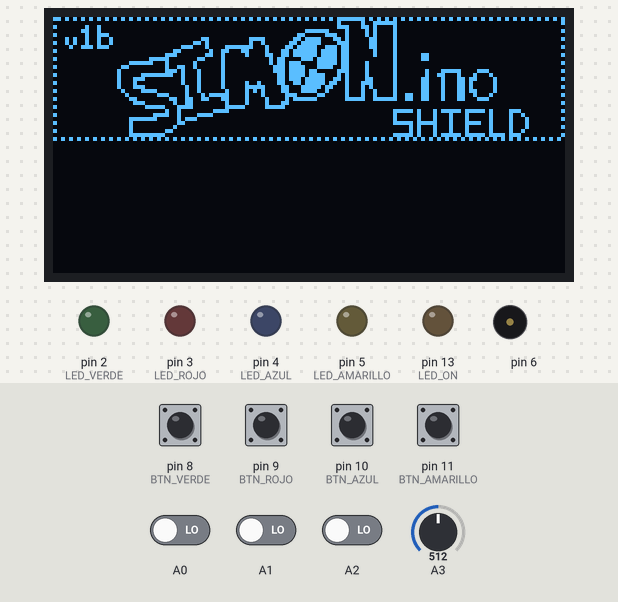
Bench run of a sketch on a simulated Arduino Uno, built with avr-gcc and run on an emulated ATmega328P. On the bench: 128×64 one-colour display, output pins drawn as LEDs (lit = HIGH), buzzer (waves = sounding). Inputs (shaded band) come from the test bench; at power-on: A0–2, pin 8 (BTN_VERDE), pin 9 (BTN_ROJO), pin 10 (BTN_AZUL), pin 11 (BTN_AMARILLO) LOW, A3 = 512. What the sketch prints to the serial monitor is not drawn.

Above: at 7.3 s.
7.4 s: A0 driven HIGH
At 7.8 s:
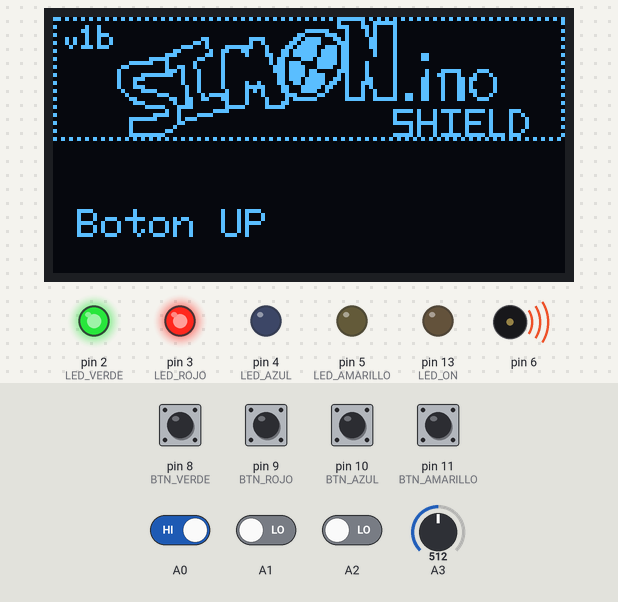
9.7 s: A1 driven HIGH
At 10.3 s:
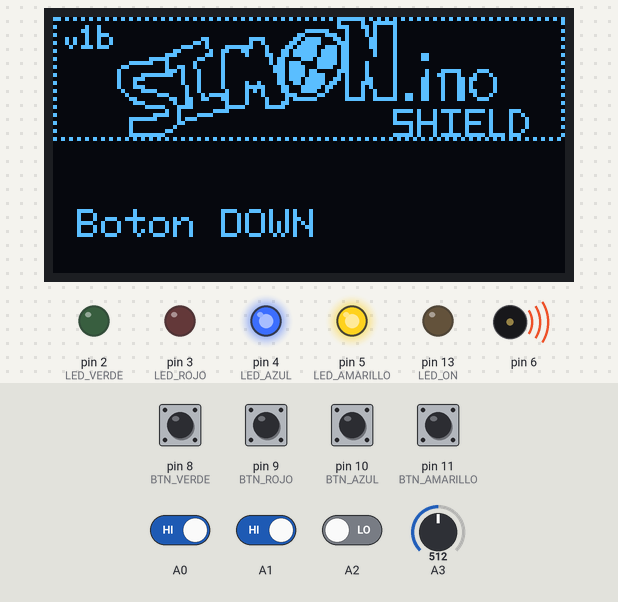
12.3 s: A2 driven HIGH
At 12.8 s:
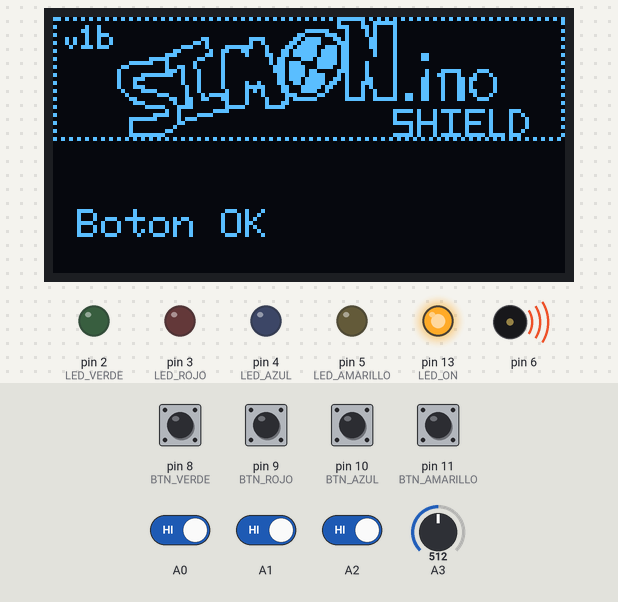
14.8 s: A3 set to 716
At 15.92 s:
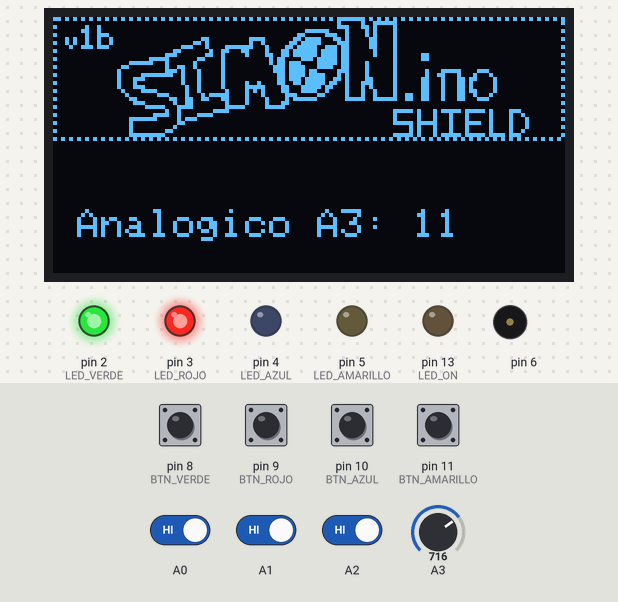
17.8 s: pin 8 (BTN_VERDE) pulled HIGH for 1 s
At 18.8 s:
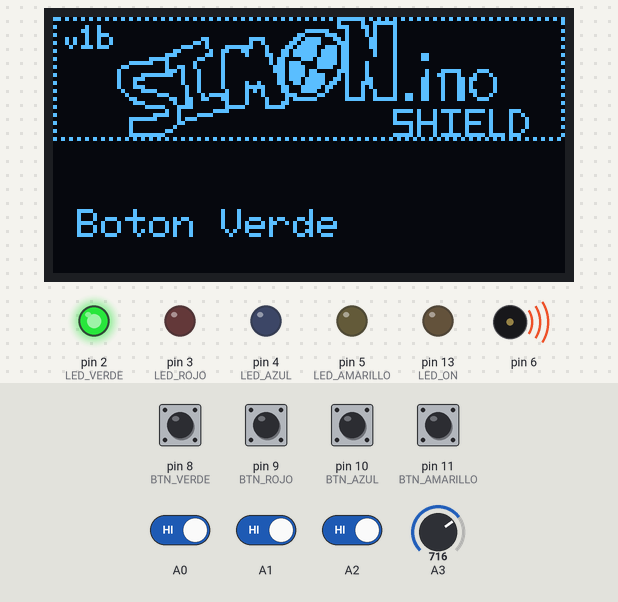
21.3 s: pin 9 (BTN_ROJO) pulled HIGH for 1 s
At 22.2 s:
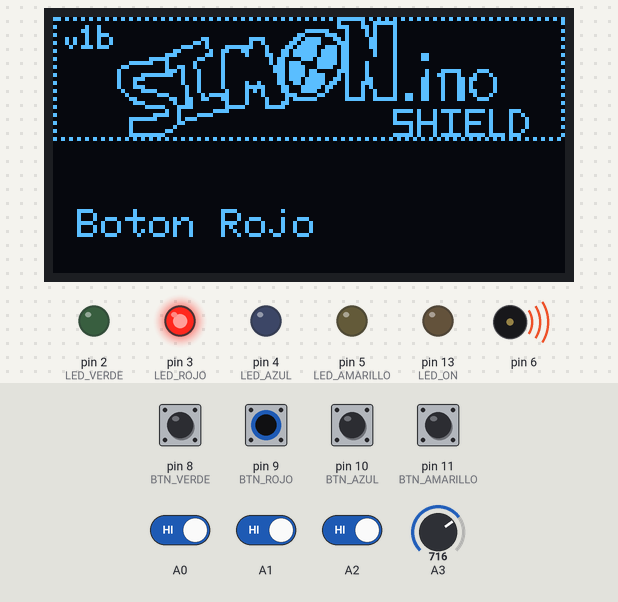
Timing chart, 0 to 25.6 s (numbered marks = the images above; inputs shaded):
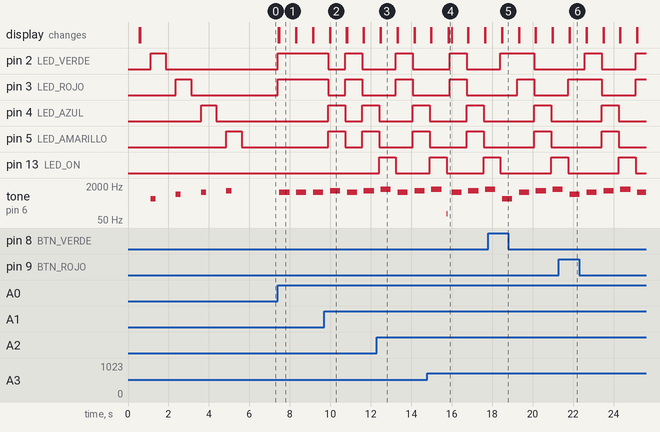

The sketch:

ArduinoBlocks-Test01.ino
```cpp
/*
 * ArduinoBlocks.com
 * Project: SIMON.ino Shield - Test01
 * Author: Carlos Hernández
 * GitHub: https://github.com/carlymx/SIMON.ino-Shield
 * URL: http://www.arduinoblocks.com/web/project/181371
 */

#include <SoftwareSerial.h>

#include <Wire.h>
#include <Adafruit_GFX.h>
#include <Adafruit_SSD1306.h>
#include <TimerFreeTone.h>

int ValorA3;

byte LED_VERDE;
byte LED_ROJO;
byte LED_AZUL;
byte BTN_VERDE;
byte LED_AMARILLO;
byte BTN_ROJO;
byte BUZZER;
byte BTN_AZUL;
byte BTN_AMARILLO;
byte LED_ON;
byte SW_UP;
byte SW_DOWN;
byte SW_OK;

SoftwareSerial bt_serial(0,7);
Adafruit_SSD1306 oled_1(128,64, &Wire,-1);
static const uint8_t PROGMEM oled_data_0[] PROGMEM = {128, 32, 0xD5, 0x55, 0x55, 0x55, 0x55, 0x55, 0x55, 0x55, 0x55, 0xFD, 0x55, 0x55, 0x55, 0x55, 0x55, 0x55, 0x00, 0x00, 0x00, 0x00, 0x00, 0x00, 0x00, 0x00, 0x01, 0x04, 0xFC, 0x00, 0x00, 0x00, 0x00, 0x01, 0x80, 0x90, 0x00, 0x00, 0x00, 0x00, 0x00, 0x00, 0x01, 0xC6, 0x84, 0x00, 0x00, 0x00, 0x00, 0x00, 0x01, 0x90, 0x00, 0x00, 0x00, 0x00, 0x00, 0x01, 0xF8, 0x42, 0x84, 0x00, 0x00, 0x00, 0x00, 0x01, 0x80, 0x9C, 0x00, 0x00, 0x00, 0x00, 0x00, 0x06, 0x0E, 0x42, 0x84, 0x00, 0x00, 0x00, 0x00, 0x00, 0x14, 0x92, 0x00, 0x00, 0x06, 0x00, 0x78, 0x0D, 0xE3, 0x41, 0x84, 0x00, 0x00, 0x00, 0x00, 0x01, 0x94, 0x92, 0x00, 0x00, 0x1A, 0x00, 0x48, 0x1B, 0xE1, 0xC1, 0x84, 0x00, 0x00, 0x00, 0x00, 0x00, 0x09, 0xDC, 0x00, 0x00, 0xE2, 0x1F, 0xC4, 0x37, 0xCE, 0xC1, 0x84, 0x00, 0x00, 0x00, 0x00, 0x01, 0x80, 0x00, 0x00, 0x03, 0x01, 0x31, 0x84, 0x6F, 0xDE, 0xC0, 0x84, 0x00, 0x00, 0x00, 0x00, 0x00, 0x00, 0x00, 0x00, 0x0E, 0x03, 0x20, 0x86, 0x6F, 0xDE, 0xC0, 0x84, 0x0C, 0x00, 0x00, 0x00, 0x01, 0x80, 0x00, 0x00, 0xF8, 0x0C, 0x20, 0x02, 0xC3, 0xBE, 0xC0, 0x04, 0x0C, 0x00, 0x00, 0x00, 0x00, 0x00, 0x00, 0x1F, 0x88, 0x10, 0x20, 0x02, 0xDC, 0x3E, 0xC2, 0x04, 0x00, 0x00, 0x00, 0x00, 0x01, 0x80, 0x00, 0x60, 0x09, 0x90, 0x20, 0x01, 0xDE, 0x3C, 0xC2, 0x04, 0x00, 0x00, 0x00, 0x00, 0x00, 0x00, 0x00, 0x80, 0x0E, 0x88, 0x20, 0x01, 0xDE, 0xC1, 0xC2, 0x04, 0x04, 0x7C, 0x38, 0x00, 0x01, 0x80, 0x00, 0x83, 0xFC, 0x88, 0x20, 0x00, 0xDE, 0xF1, 0x42, 0x04, 0x04, 0xC4, 0x44, 0x00, 0x00, 0x00, 0x00, 0x8E, 0x00, 0x88, 0x20, 0x00, 0xDD, 0xF3, 0x43, 0x04, 0x0C, 0x46, 0xC2, 0x00, 0x01, 0x80, 0x00, 0x88, 0x00, 0x88, 0x20, 0x90, 0xCD, 0xF6, 0x47, 0x04, 0x0C, 0x46, 0x82, 0x00, 0x00, 0x00, 0x00, 0x8E, 0x00, 0x48, 0x20, 0xF8, 0x63, 0xEC, 0x45, 0x04, 0x0C, 0x46, 0x82, 0x00, 0x01, 0x80, 0x00, 0x43, 0xC0, 0x48, 0x10, 0xA8, 0x63, 0xC8, 0x44, 0x84, 0x0C, 0x46, 0xC2, 0x00, 0x00, 0x00, 0x00, 0x20, 0x38, 0x45, 0xF0, 0x88, 0x38, 0x30, 0x44, 0x84, 0xCC, 0x46, 0x44, 0x00, 0x01, 0x80, 0x00, 0x18, 0x06, 0x66, 0x30, 0x84, 0x2F, 0xC0, 0x7C, 0xFC, 0xCC, 0x46, 0x38, 0x00, 0x00, 0x00, 0x00, 0x0E, 0x02, 0x60, 0x10, 0x84, 0x60, 0x00, 0x00, 0x00, 0x00, 0x00, 0x00, 0x00, 0x01, 0x80, 0x00, 0x01, 0xF1, 0xE0, 0x1F, 0x07, 0xC0, 0x00, 0x00, 0x00, 0x00, 0x00, 0x00, 0x00, 0x00, 0x00, 0x00, 0x00, 0x09, 0x00, 0xF0, 0x00, 0x00, 0x00, 0x00, 0x07, 0xD1, 0x7D, 0xF4, 0x38, 0x01, 0x80, 0x00, 0x00, 0x79, 0x0F, 0x00, 0x00, 0x00, 0x00, 0x00, 0x04, 0x11, 0x11, 0x04, 0x24, 0x00, 0x00, 0x00, 0x1F, 0xC1, 0x70, 0x00, 0x00, 0x00, 0x00, 0x00, 0x04, 0x11, 0x11, 0x04, 0x22, 0x01, 0x80, 0x00, 0x10, 0x01, 0x80, 0x00, 0x00, 0x00, 0x00, 0x00, 0x07, 0xDF, 0x11, 0xE4, 0x22, 0x00, 0x00, 0x00, 0x10, 0x02, 0x00, 0x00, 0x00, 0x00, 0x00, 0x00, 0x00, 0x51, 0x11, 0x04, 0x22, 0x01, 0x80, 0x00, 0x10, 0x0C, 0x00, 0x00, 0x00, 0x00, 0x00, 0x00, 0x00, 0x51, 0x11, 0x04, 0x24, 0x00, 0x00, 0x00, 0x1F, 0xF0, 0x00, 0x00, 0x00, 0x00, 0x00, 0x00, 0x07, 0xD1, 0x7D, 0xF7, 0xB8, 0x01, 0xAA, 0xAA, 0xAA, 0xAA, 0xAA, 0xAA, 0xAA, 0xAA, 0xAA, 0xAA, 0xAA, 0xAA, 0xAA, 0xAA, 0xAA, 0xAA, 0x00, 0x00, 0x00, 0x00, 0x00, 0x00, 0x00, 0x00, 0x00, 0x00, 0x00, 0x00, 0x00, 0x00, 0x00, 0x00};

void fnc_dynamic_digitalWrite(int _pin, int _e){
  pinMode(_pin,OUTPUT);
  digitalWrite(_pin,_e);
}

int fnc_dynamic_digitalRead(int _pin){
  pinMode(_pin,INPUT);
  return digitalRead(_pin);
}

void setup()
{

delay(500);

  Serial.begin(9600);

bt_serial.begin(9600);

  oled_1.begin(SSD1306_SWITCHCAPVCC,0x3C);

pinMode(A3, INPUT);
pinMode(6, OUTPUT);
pinMode(A0, INPUT);
pinMode(A1, INPUT);
pinMode(A2, INPUT);
    oled_1.clearDisplay(); oled_1.display();
  LED_VERDE = 2;
  LED_ROJO = 3;
  LED_AZUL = 4;
  LED_AMARILLO = 5;
  BUZZER = 6;
  BTN_VERDE = 8;
  BTN_ROJO = 9;
  BTN_AZUL = 10;
  BTN_AMARILLO = 11;
  LED_ON = 13;
  SW_UP = 0;
  SW_DOWN = 1;
  SW_OK = 2;
  ValorA3 = map(analogRead(A3), 0,4064,0,64);
  oled_1.clearDisplay(); oled_1.display();
  oled_1.clearDisplay(); oled_1.drawBitmap(0,0,&oled_data_0[2],oled_data_0[0], oled_data_0[1],WHITE); oled_1.display();
  Serial.println(String("Simon.ino Shield Test-01"));

  delay(500);

    fnc_dynamic_digitalWrite(LED_VERDE, HIGH);
    TimerFreeTone(6,500,250);
    delay(500);
    fnc_dynamic_digitalWrite(LED_VERDE, LOW);
    delay(500);
    fnc_dynamic_digitalWrite(LED_ROJO, HIGH);
    TimerFreeTone(6,800,250);
    delay(500);
    fnc_dynamic_digitalWrite(LED_ROJO, LOW);
    delay(500);
    fnc_dynamic_digitalWrite(LED_AZUL, HIGH);
    TimerFreeTone(6,1000,250);
    delay(500);
    fnc_dynamic_digitalWrite(LED_AZUL, LOW);
    delay(500);
    fnc_dynamic_digitalWrite(LED_AMARILLO, HIGH);
    TimerFreeTone(6,1200,250);
    delay(500);
    fnc_dynamic_digitalWrite(LED_AMARILLO, LOW);
    delay(500);

}


void loop()
{

    if ((map(analogRead(A3), 0,4064,0,64) != ValorA3)) {
      ValorA3 = map(analogRead(A3), 0,4064,0,64);
      TimerFreeTone(6,100,20);
      Serial.println(String("Analogico A3: ")+String(ValorA3));
      oled_1.clearDisplay(); oled_1.display();
      oled_1.clearDisplay(); oled_1.drawBitmap(0,0,&oled_data_0[2],oled_data_0[0], oled_data_0[1],WHITE); oled_1.display();
      oled_1.setTextSize(1); oled_1.setTextColor(WHITE); oled_1.setCursor(6,48); oled_1.print(String("Analogico A3: ")+String(ValorA3)); oled_1.display();
      delay(50);

    }
    if (fnc_dynamic_digitalRead(BTN_VERDE)) {
      fnc_dynamic_digitalWrite(LED_VERDE, HIGH);
      Serial.println(String("Boton Verde"));
      oled_1.clearDisplay(); oled_1.display();
      oled_1.clearDisplay(); oled_1.drawBitmap(0,0,&oled_data_0[2],oled_data_0[0], oled_data_0[1],WHITE); oled_1.display();
      oled_1.setTextSize(1); oled_1.setTextColor(WHITE); oled_1.setCursor(6,48); oled_1.print(String("Boton Verde")); oled_1.display();
      TimerFreeTone(6,500,500);
      delay(250);
      fnc_dynamic_digitalWrite(LED_VERDE, LOW);

    }
    if (fnc_dynamic_digitalRead(BTN_ROJO)) {
      fnc_dynamic_digitalWrite(LED_ROJO, HIGH);
      Serial.println(String("Boton Rojo"));
      oled_1.clearDisplay(); oled_1.display();
      oled_1.clearDisplay(); oled_1.drawBitmap(0,0,&oled_data_0[2],oled_data_0[0], oled_data_0[1],WHITE); oled_1.display();
      oled_1.setTextSize(1); oled_1.setTextColor(WHITE); oled_1.setCursor(6,48); oled_1.print(String("Boton Rojo")); oled_1.display();
      TimerFreeTone(6,800,500);
      delay(250);
      fnc_dynamic_digitalWrite(LED_ROJO, LOW);

    }
    if (fnc_dynamic_digitalRead(BTN_AZUL)) {
      fnc_dynamic_digitalWrite(LED_AZUL, HIGH);
      Serial.println(String("Boton Azul"));
      oled_1.clearDisplay(); oled_1.display();
      oled_1.clearDisplay(); oled_1.drawBitmap(0,0,&oled_data_0[2],oled_data_0[0], oled_data_0[1],WHITE); oled_1.display();
      oled_1.setTextSize(1); oled_1.setTextColor(WHITE); oled_1.setCursor(6,48); oled_1.print(String("Boton Azul")); oled_1.display();
      TimerFreeTone(6,1000,500);
      delay(250);
      fnc_dynamic_digitalWrite(LED_AZUL, LOW);

    }
    if (fnc_dynamic_digitalRead(BTN_AMARILLO)) {
      fnc_dynamic_digitalWrite(LED_AMARILLO, HIGH);
      Serial.println(String("Boton Amarillo"));
      oled_1.clearDisplay(); oled_1.display();
      oled_1.clearDisplay(); oled_1.drawBitmap(0,0,&oled_data_0[2],oled_data_0[0], oled_data_0[1],WHITE); oled_1.display();
      oled_1.setTextSize(1); oled_1.setTextColor(WHITE); oled_1.setCursor(6,48); oled_1.print(String("Boton Amarillo")); oled_1.display();
      TimerFreeTone(6,1200,500);
      delay(250);
      fnc_dynamic_digitalWrite(LED_AMARILLO, LOW);

    }
    if (digitalRead(A0)) {
      fnc_dynamic_digitalWrite(LED_VERDE, HIGH);
      fnc_dynamic_digitalWrite(LED_ROJO, HIGH);
      Serial.println(String("Boton UP"));
      oled_1.clearDisplay(); oled_1.display();
      oled_1.clearDisplay(); oled_1.drawBitmap(0,0,&oled_data_0[2],oled_data_0[0], oled_data_0[1],WHITE); oled_1.display();
      oled_1.setTextSize(1); oled_1.setTextColor(WHITE); oled_1.setCursor(6,48); oled_1.print(String("Boton UP")); oled_1.display();
      TimerFreeTone(6,1000,500);
      delay(250);
      fnc_dynamic_digitalWrite(LED_VERDE, LOW);
      fnc_dynamic_digitalWrite(LED_ROJO, LOW);

    }
    if (digitalRead(A1)) {
      fnc_dynamic_digitalWrite(LED_AMARILLO, HIGH);
      fnc_dynamic_digitalWrite(LED_AZUL, HIGH);
      Serial.println(String("Boton Down"));
      oled_1.clearDisplay(); oled_1.display();
      oled_1.clearDisplay(); oled_1.drawBitmap(0,0,&oled_data_0[2],oled_data_0[0], oled_data_0[1],WHITE); oled_1.display();
      oled_1.setTextSize(1); oled_1.setTextColor(WHITE); oled_1.setCursor(6,48); oled_1.print(String("Boton DOWN")); oled_1.display();
      TimerFreeTone(6,1200,500);
      delay(250);
      fnc_dynamic_digitalWrite(LED_AMARILLO, LOW);
      fnc_dynamic_digitalWrite(LED_AZUL, LOW);

    }
    if (digitalRead(A2)) {
      fnc_dynamic_digitalWrite(LED_ON, HIGH);
      Serial.println(String("Boton OK"));
      oled_1.clearDisplay(); oled_1.display();
      oled_1.clearDisplay(); oled_1.drawBitmap(0,0,&oled_data_0[2],oled_data_0[0], oled_data_0[1],WHITE); oled_1.display();
      oled_1.setTextSize(1); oled_1.setTextColor(WHITE); oled_1.setCursor(6,48); oled_1.print(String("Boton OK")); oled_1.display();
      TimerFreeTone(6,1400,500);
      delay(250);
      fnc_dynamic_digitalWrite(LED_ON, LOW);

    }

}
```

Measured:
- after the input at 7.4 s, pin 2 (LED_VERDE), pin 3 (LED_ROJO): LOW → HIGH at once; tone on pin 6: alternates 1000 Hz for 0.50 s and silent for 0.33 s, starting after 0.08 s; the display: first changes at once (image 1 shows a later state)
- after the input at 9.7 s, pin 2 (LED_VERDE), pin 3 (LED_ROJO): HIGH → LOW after 0.20 s, → HIGH 0.84 s later, → LOW 0.83 s later; pin 4 (LED_AZUL), pin 5 (LED_AMARILLO): LOW → HIGH after 0.20 s, → LOW 0.83 s later, → HIGH 0.83 s later; the display: first differs from a run without the input after 0.29 s (image 2)
- after the input at 12.3 s, pin 13 (LED_ON): LOW → HIGH after 0.11 s, → LOW 0.83 s later; the display: first differs from a run without the input after 0.19 s (image 3)
- after the input at 14.8 s, the display: first differs from a run without the input after 1.1 s (image 4)
- after the input at 17.8 s, the display: first differs from a run without the input after 0.69 s (image 5)
- after the input at 21.3 s, the display: first differs from a run without the input after 0.53 s (image 6)
- what the display in image 1 shows lasts 0.8 s, from 7.5 s to 8.3 s
